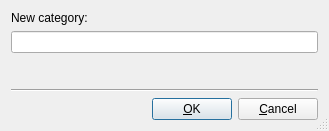
<?xml version="1.0" encoding="UTF-8"?>
<ui version="4.0">
 <class>CatManDlg</class>
 <widget class="QDialog" name="CatManDlg">
  <property name="geometry">
   <rect>
    <x>0</x>
    <y>0</y>
    <width>329</width>
    <height>131</height>
   </rect>
  </property>
  <property name="windowTitle">
   <string>Add Category...</string>
  </property>
  <property name="sizeGripEnabled">
   <bool>true</bool>
  </property>
  <layout class="QVBoxLayout">
   <item>
    <widget class="QLabel" name="textLabel1">
     <property name="text">
      <string>New category:</string>
     </property>
     <property name="wordWrap">
      <bool>false</bool>
     </property>
    </widget>
   </item>
   <item>
    <widget class="QLineEdit" name="m_catEdit"/>
   </item>
   <item>
    <spacer name="spacer2">
     <property name="orientation">
      <enum>Qt::Vertical</enum>
     </property>
     <property name="sizeType">
      <enum>QSizePolicy::Expanding</enum>
     </property>
     <property name="sizeHint" stdset="0">
      <size>
       <width>20</width>
       <height>61</height>
      </size>
     </property>
    </spacer>
   </item>
   <item>
    <widget class="Line" name="line1">
     <property name="frameShape">
      <enum>QFrame::HLine</enum>
     </property>
     <property name="frameShadow">
      <enum>QFrame::Sunken</enum>
     </property>
    </widget>
   </item>
   <item>
    <layout class="QHBoxLayout">
     <property name="spacing">
      <number>6</number>
     </property>
     <property name="margin">
      <number>0</number>
     </property>
     <item>
      <spacer name="Horizontal Spacing2">
       <property name="orientation">
        <enum>Qt::Horizontal</enum>
       </property>
       <property name="sizeType">
        <enum>QSizePolicy::Expanding</enum>
       </property>
       <property name="sizeHint" stdset="0">
        <size>
         <width>20</width>
         <height>20</height>
        </size>
       </property>
      </spacer>
     </item>
     <item>
      <widget class="QPushButton" name="buttonOk">
       <property name="text">
        <string>&amp;OK</string>
       </property>
       <property name="shortcut">
        <string/>
       </property>
       <property name="autoDefault">
        <bool>true</bool>
       </property>
       <property name="default">
        <bool>true</bool>
       </property>
      </widget>
     </item>
     <item>
      <widget class="QPushButton" name="buttonCancel">
       <property name="text">
        <string>&amp;Cancel</string>
       </property>
       <property name="shortcut">
        <string/>
       </property>
       <property name="autoDefault">
        <bool>true</bool>
       </property>
      </widget>
     </item>
    </layout>
   </item>
  </layout>
 </widget>
 <layoutdefault spacing="6" margin="11"/>
 <resources>
  <include location="quban.qrc"/>
 </resources>
 <connections>
  <connection>
   <sender>buttonOk</sender>
   <signal>clicked()</signal>
   <receiver>CatManDlg</receiver>
   <slot>accept()</slot>
   <hints>
    <hint type="sourcelabel">
     <x>20</x>
     <y>20</y>
    </hint>
    <hint type="destinationlabel">
     <x>20</x>
     <y>20</y>
    </hint>
   </hints>
  </connection>
  <connection>
   <sender>buttonCancel</sender>
   <signal>clicked()</signal>
   <receiver>CatManDlg</receiver>
   <slot>reject()</slot>
   <hints>
    <hint type="sourcelabel">
     <x>20</x>
     <y>20</y>
    </hint>
    <hint type="destinationlabel">
     <x>20</x>
     <y>20</y>
    </hint>
   </hints>
  </connection>
 </connections>
</ui>
